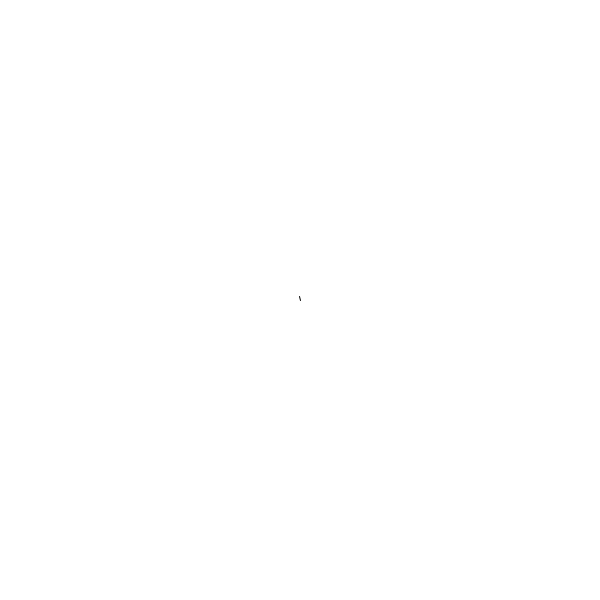
Frame 1 (no input)
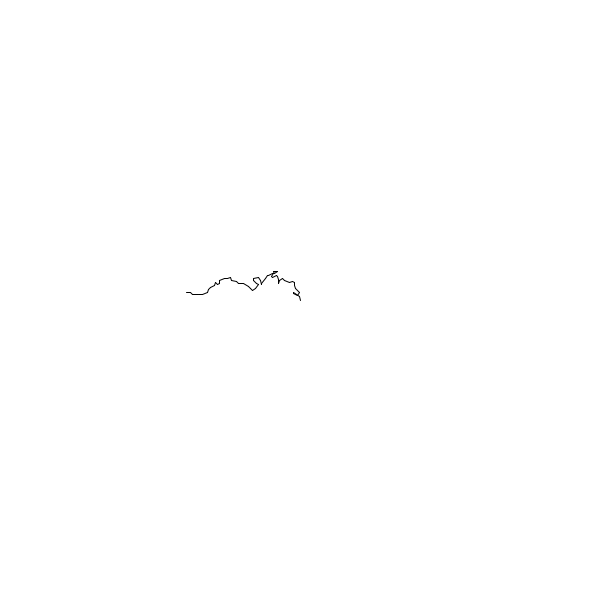
Frame 60 (the mouse pressed at the canvas centre just before this capture)
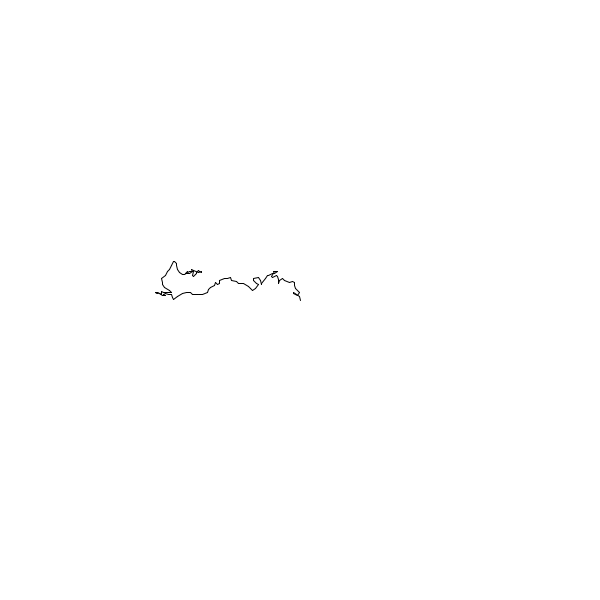
Frame 120 (the mouse held since frame 60 and released just before this capture)

The Processing sketch that drew these frames (run headless with seeded random() and noise(); from frame 60 on, the mouse is pressed at the canvas centre):

// Processing sketch: portrait_03
// ── portrait_03.pde
float x, y, px, py;
float t=0;

void setup() {
  size(600, 600);
  x = 0; 
  y= 0;
  px = 0;
  py = 0;
  background(255);
}






void draw() {
  translate(width/2, height/2);

  x += (noise(1, t)-0.5)*15;
  y += (noise(5, t)-0.5)*15;

  t += 0.5;

  line(px, py, x, y);
  px=x;
  py=y;

}
